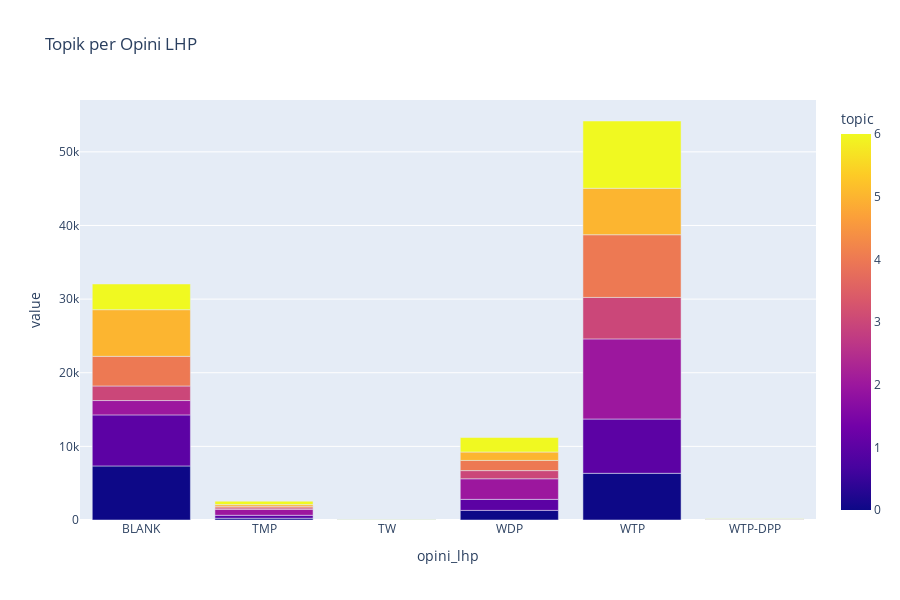

Notebook source saved alongside this figure:
### Code cell
# Opini LHP dan Topik

df7 = df.groupby(["opini_lhp", "topic"]).size().reset_index(name="value")

fig = px.bar(df7, x="opini_lhp", y="value", color="topic", title="Topik per Opini LHP", height=600)
fig.show()

### Figure 1 — Plotly figure (JSON) as saved in the notebook; plotly's stock layout.template omitted (floating-point values rounded to 4 significant figures)
{"data": [{"alignmentgroup": "True", "hovertemplate": "opini_lhp=%{x}<br>value=%{y}<br>topic=%{marker.color}<extra></extra>", "legendgroup": "", "marker": {"color": [0, 1, 2, 3, 4, 5, 6, 0, 1, 2, 3, 4, 5, 6, 0, 1, 2, 3, 4, 5, 6, 0, 1, 2, 3, 4, 5, 6, 0, 1, 2, 3, 4, 5, 6, 0, 1, 2, 3, 4, 5, 6], "coloraxis": "coloraxis", "pattern": {"shape": ""}}, "name": "", "offsetgroup": "", "orientation": "v", "showlegend": false, "textposition": "auto", "type": "bar", "x": ["BLANK", "BLANK", "BLANK", "BLANK", "BLANK", "BLANK", "BLANK", "TMP", "TMP", "TMP", "TMP", "TMP", "TMP", "TMP", "TW", "TW", "TW", "TW", "TW", "TW", "TW", "WDP", "WDP", "WDP", "WDP", "WDP", "WDP", "WDP", "WTP", "WTP", "WTP", "WTP", "WTP", "WTP", "WTP", "WTP-DPP", "WTP-DPP", "WTP-DPP", "WTP-DPP", "WTP-DPP", "WTP-DPP", "WTP-DPP"], "xaxis": "x", "y": [7341, 6934, 1948, 1979, 4026, 6336, 3493, 237, 403, 800, 202, 225, 231, 460, 7, 5, 18, 1, 2, 4, 15, 1306, 1496, 2798, 1106, 1384, 1145, 1966, 6342, 7373, 10882, 5633, 8515, 6309, 9136, 21, 13, 14, 16, 21, 49, 38], "yaxis": "y"}], "layout": {"barmode": "relative", "coloraxis": {"colorbar": {"title": {"text": "topic"}}, "colorscale": [[0, "#0d0887"], [0.1111, "#46039f"], [0.2222, "#7201a8"], [0.3333, "#9c179e"], [0.4444, "#bd3786"], [0.5556, "#d8576b"], [0.6667, "#ed7953"], [0.7778, "#fb9f3a"], [0.8889, "#fdca26"], [1, "#f0f921"]]}, "height": 600, "legend": {"tracegroupgap": 0}, "title": {"text": "Topik per Opini LHP"}, "xaxis": {"anchor": "y", "domain": [0, 1], "title": {"text": "opini_lhp"}}, "yaxis": {"anchor": "x", "domain": [0, 1], "title": {"text": "value"}}}}
